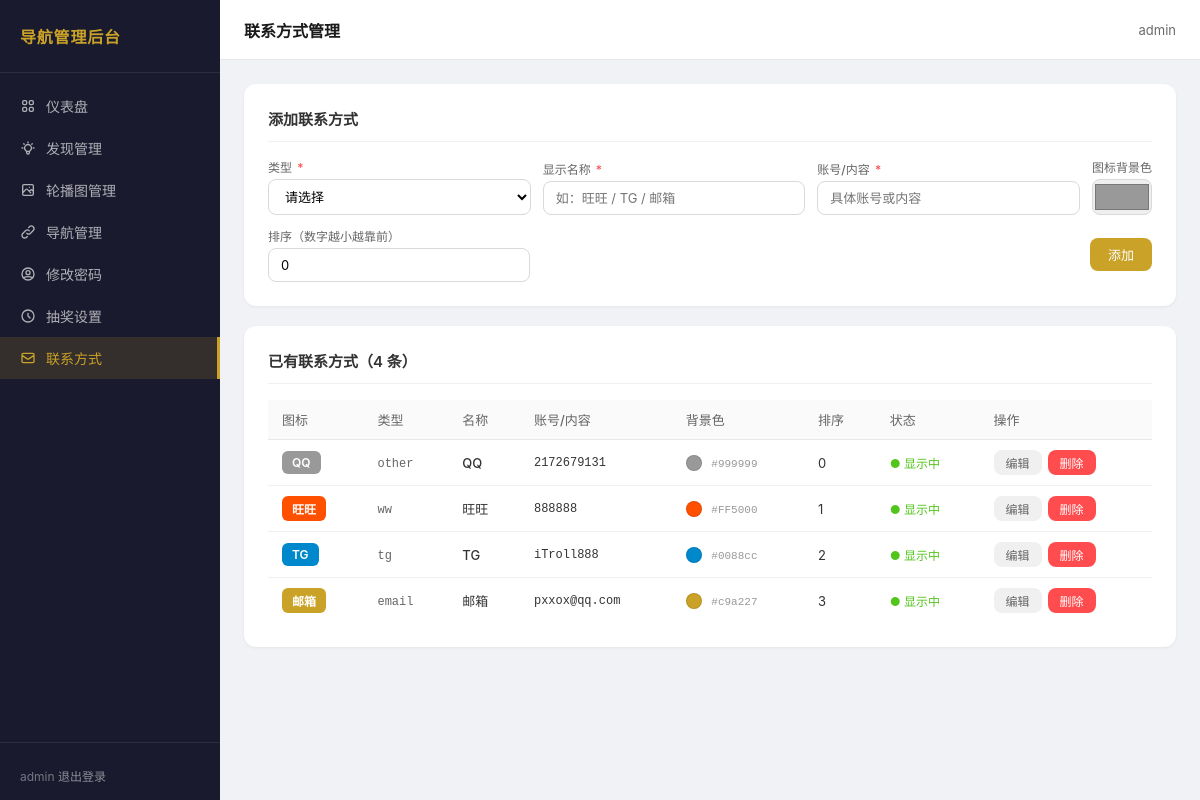
Page /admin/contacts.php (signed in) on the committed database.
### tables this page shows
CREATE TABLE `contacts` (
  `id` int(10) UNSIGNED NOT NULL,
  `type` varchar(20) NOT NULL COMMENT 'ww|tg|email|wechat|phone|other',
  `label` varchar(50) NOT NULL COMMENT '显示名称，如旺旺/TG/邮箱',
  `value` varchar(255) NOT NULL COMMENT '具体账号或内容',
  `icon_bg` varchar(20) DEFAULT '' COMMENT '图标背景色',
  `sort_order` int(11) DEFAULT '0',
  `is_active` tinyint(1) DEFAULT '1',
  `updated_at` datetime DEFAULT CURRENT_TIMESTAMP ON UPDATE CURRENT_TIMESTAMP
);

### admin/contacts.php (the view, shortened to what this page needs)
<?php
try {
    $pdo = pdo_connect();
    $stmt = $pdo->prepare("SELECT * FROM contacts ORDER BY sort_order ASC, id ASC");
    $stmt->execute();
    $contacts = $stmt->fetchAll();
} catch (Exception $e) {
    $db_err = $e->getMessage();
}
require_once __DIR__ . '/header.php';
?>
<div class="section-card">
    <div class="section-title">添加联系方式</div>
    <form method="post">
        <div class="form-grid" style="margin-bottom:12px;">
            <div class="form-field">
                <label class="form-label">类型 <span class="required">*</span></label>
                <select name="type" class="form-select" required>
                    <option value="">请选择</option>
                </select>
            </div>
            <div class="form-field">
                <label class="form-label">显示名称 <span class="required">*</span></label>
                <input type="text" name="label" class="form-input" placeholder="如：旺旺 / TG / 邮箱" required>
            </div>
            <div class="form-field">
                <label class="form-label">账号/内容 <span class="required">*</span></label>
                <input type="text" name="value" class="form-input" placeholder="具体账号或内容" required>
            </div>
            <div class="form-field">
                <label class="form-label">图标背景色</label>
                <input type="color" name="icon_bg" value="#999999" style="width:100%;height:36px;border:1px solid #d9d9d9;border-radius:8px;cursor:pointer;">
            </div>
        </div>
        <div class="form-grid" style="align-items:center;">
            <div class="form-field">
                <label class="form-label">排序（数字越小越靠前）</label>
                <input type="number" name="sort_order" class="form-input" value="0" min="0">
            </div>
            <button type="submit" class="btn btn-primary">添加</button>
        </div>
    </form>
</div>
<div class="section-card">
    <div class="section-title">已有联系方式（<?= count($contacts) ?> 条）</div>
    <?php if (empty($contacts)): ?>
    <p style="color:#999;font-size:13px;text-align:center;padding:20px 0;">暂无联系方式，请添加</p>
    <?php else: ?>
    <div class="table-wrap">
        <table class="data-table">
            <thead>
                <tr>
                    <th>图标</th>
                    <th>类型</th>
                    <th>名称</th>
                    <th>账号/内容</th>
                    <th>背景色</th>
                    <th>排序</th>
                    <th>状态</th>
                    <th>操作</th>
                </tr>
            </thead>
            <tbody>
                <?php foreach ($contacts as $c): ?>
                <tr>
                    <td>
                        <span class="badge badge-<?= htmlspecialchars($c['type']) ?>"
                              style="background:<?= htmlspecialchars($c['icon_bg']) ?>;color:#fff;padding:4px 10px;border-radius:6px;font-size:12px;font-weight:600;">
                            <?= htmlspecialchars($c['label']) ?>
                        </span>
                    </td>
                    <td><code style="font-size:12px;color:#666;"><?= htmlspecialchars($c['type']) ?></code></td>
                    <td style="font-weight:500;"><?= htmlspecialchars($c['label']) ?></td>
                    <td style="font-family:monospace;font-size:12px;"><?= htmlspecialchars($c['value']) ?></td>
                    <td>
                        <span class="color-dot" style="background:<?= htmlspecialchars($c['icon_bg']) ?>"></span>
                        <code style="font-size:11px;color:#999;"><?= htmlspecialchars($c['icon_bg']) ?></code>
                    </td>
                    <td><?= intval($c['sort_order']) ?></td>
                    <td>
                        <?php if ($c['is_active']): ?>
                            <span class="status-on">● 显示中</span>
                        <?php else: ?>
                            <span class="status-off">● 已隐藏</span>
                        <?php endif; ?>
                    </td>
                    <td>
                        <div class="actions">
                            <button type="button" class="btn btn-secondary btn-sm"
                                    onclick="openEditModal(<?= $c['id'] ?>, '<?= htmlspecialchars($c['type']) ?>', '<?= htmlspecialchars($c['label']) ?>', '<?= htmlspecialchars($c['value']) ?>', '<?= htmlspecialchars($c['icon_bg']) ?>', <?= intval($c['sort_order']) ?>)">编辑</button>
                            <form method="post" style="display:inline;" onsubmit="return confirm('确认删除？')">
                                <button type="submit" class="btn btn-danger btn-sm">删除</button>
                            </form>
                        </div>
                    </td>
                </tr>
                <?php endforeach; ?>
            </tbody>
        </table>
    </div>
    <?php endif; ?>
</div>
</div>
</div>
</div>
</body>
</html>

### admin/header.php (style rules this page uses)
* { box-sizing: border-box; margin: 0; padding: 0; }
body { font-family: -apple-system, BlinkMacSystemFont, "Segoe UI", "PingFang SC", "Hiragino Sans GB", "Microsoft YaHei", sans-serif; background: #f0f2f5; color: #1a1a1a; min-height: 100vh; }

### admin/contacts.php (style rules this page uses)
.btn { padding: 7px 18px; border-radius: 8px; font-size: 13px; cursor: pointer; border: none; font-family: inherit; font-weight: 500; text-decoration: none; display: inline-block; }
.btn-primary { background: #c9a227; color: #fff; }
.btn-danger { background: #ff4d4f; color: #fff; }
.btn-secondary { background: #f0f0f0; color: #666; }
.btn-sm { padding: 4px 12px; font-size: 12px; }
.section-card { background: #fff; border-radius: 12px; padding: 24px; box-shadow: 0 1px 3px rgba(0,0,0,0.06); margin-bottom: 20px; }
.section-title { font-size: 15px; font-weight: 600; color: #333; margin-bottom: 16px; padding-bottom: 12px; border-bottom: 1px solid #f0f0f0; }
.form-grid { display: grid; grid-template-columns: 1fr 1fr 1fr auto; gap: 12px; align-items: end; }
.form-field { display: flex; flex-direction: column; gap: 4px; }
.form-label { font-size: 12px; color: #666; font-weight: 500; }
.form-label .required { color: #ff4d4f; margin-left: 2px; }
.form-input { padding: 8px 12px; border: 1px solid #d9d9d9; border-radius: 8px; font-size: 13px; font-family: inherit; width: 100%; }
.form-select { padding: 8px 12px; border: 1px solid #d9d9d9; border-radius: 8px; font-size: 13px; font-family: inherit; width: 100%; background: #fff; }
.table-wrap { overflow-x: auto; }
.data-table { width: 100%; border-collapse: collapse; font-size: 13px; }
.data-table th { text-align: left; padding: 10px 14px; background: #fafafa; color: #666; font-weight: 500; border-bottom: 1px solid #e8e8e8; white-space: nowrap; }
.data-table td { padding: 10px 14px; border-bottom: 1px solid #f0f0f0; color: #333; vertical-align: middle; }
.data-table tr:last-child td { border-bottom: none; }
.badge { display: inline-block; padding: 2px 8px; border-radius: 4px; font-size: 12px; font-weight: 600; }
.badge-ww { background: #fff0e6; color: #ff5000; }
.badge-tg { background: #e6f4ff; color: #0088cc; }
.badge-email { background: #fffbe6; color: #c9a227; }
.badge-other { background: #f5f5f5; color: #999; }
.color-dot { display: inline-block; width: 16px; height: 16px; border-radius: 50%; border: 1px solid rgba(0,0,0,0.1); vertical-align: middle; margin-right: 6px; }
.status-on { color: #52c41a; font-size: 12px; }
.actions { display: flex; gap: 6px; align-items: center; }

### rows in the picture
contacts: label "QQ", type "other", value "2172679131", icon_bg "#999999", sort_order "0", is_active "● 显示中"
contacts: label "旺旺", type "ww", value "888888", icon_bg "#FF5000", sort_order "1", is_active "● 显示中"
contacts: label "TG", type "tg", value "iTroll888", icon_bg "#0088cc", sort_order "2", is_active "● 显示中"
contacts: label "邮箱", type "email", value "pxxox@qq.com", icon_bg "#c9a227", sort_order "3", is_active "● 显示中"

### other values in the picture
$admin_name "admin"
$page_title "联系方式管理"
count($contacts) "4"
